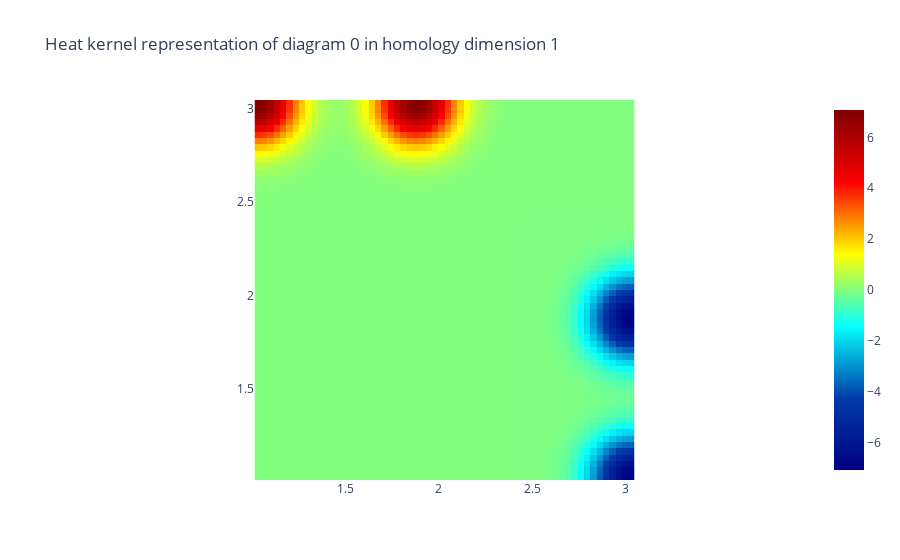

Write notebook code for a chart like this one.
### Markdown cell above
The final step is to define a vectorial representation of the persistence diagram that can be used to obtain machine learning features. Following our example from Figure 2, we convolve our persistence diagram with a Gaussian kernel and symmetrize along the main diagonal, a procedure achieved via the [``HeatKernel``](https://giotto-ai.github.io/gtda-docs/latest/modules/generated/diagrams/representations/gtda.diagrams.HeatKernel.html#gtda.diagrams.HeatKernel) transformer:

### Code cell
from gtda.diagrams import HeatKernel

heat = HeatKernel(sigma=.15, n_bins=60, n_jobs=-1)
im8_heat = heat.fit_transform(im8_scaled)

# Visualise the heat kernel for H1
heat.plot(im8_heat, homology_dimension_idx=1, colorscale='jet')

### Figure 1 — Plotly figure (JSON) as saved in the notebook; plotly's stock layout.template omitted (floating-point values rounded to 4 significant figures; data arrays with more than 128 entries replaced by an {"elided": "..."} marker saying what was removed)
{"data": [{"colorscale": [[0, "rgb(0,0,131)"], [0.2, "rgb(0,60,170)"], [0.4, "rgb(5,255,255)"], [0.6, "rgb(255,255,0)"], [0.8, "rgb(250,0,0)"], [1, "rgb(128,0,0)"]], "type": "heatmap", "x": [1.03, 1.064, 1.098, 1.132, 1.166, 1.199, 1.233, 1.267, 1.301, 1.335, 1.369, 1.403, 1.437, 1.471, 1.505, 1.538, 1.572, 1.606, 1.64, 1.674, 1.708, 1.742, 1.776, 1.81, 1.844, 1.877, 1.911, 1.945, 1.979, 2.013, 2.047, 2.081, 2.115, 2.149, 2.183, 2.216, 2.25, 2.284, 2.318, 2.352, 2.386, 2.42, 2.454, 2.488, 2.522, 2.555, 2.589, 2.623, 2.657, 2.691, 2.725, 2.759, 2.793, 2.827, 2.861, 2.894, 2.928, 2.962, 2.996, 3.03], "y": [3.03, 2.996, 2.962, 2.928, 2.894, 2.861, 2.827, 2.793, 2.759, 2.725, 2.691, 2.657, 2.623, 2.589, 2.555, 2.522, 2.488, 2.454, 2.42, 2.386, 2.352, 2.318, 2.284, 2.25, 2.216, 2.183, 2.149, 2.115, 2.081, 2.047, 2.013, 1.979, 1.945, 1.911, 1.877, 1.844, 1.81, 1.776, 1.742, 1.708, 1.674, 1.64, 1.606, 1.572, 1.538, 1.505, 1.471, 1.437, 1.403, 1.369, 1.335, 1.301, 1.267, 1.233, 1.199, 1.166, 1.132, 1.098, 1.064, 1.03], "z": {"elided": "60x60 float values"}}], "layout": {"plot_bgcolor": "white", "title": {"text": "Heat kernel representation of diagram 0 in homology dimension 1"}, "xaxis": {"constrain": "domain", "scaleanchor": "y"}, "yaxis": {"autorange": true, "constrain": "domain"}}}
